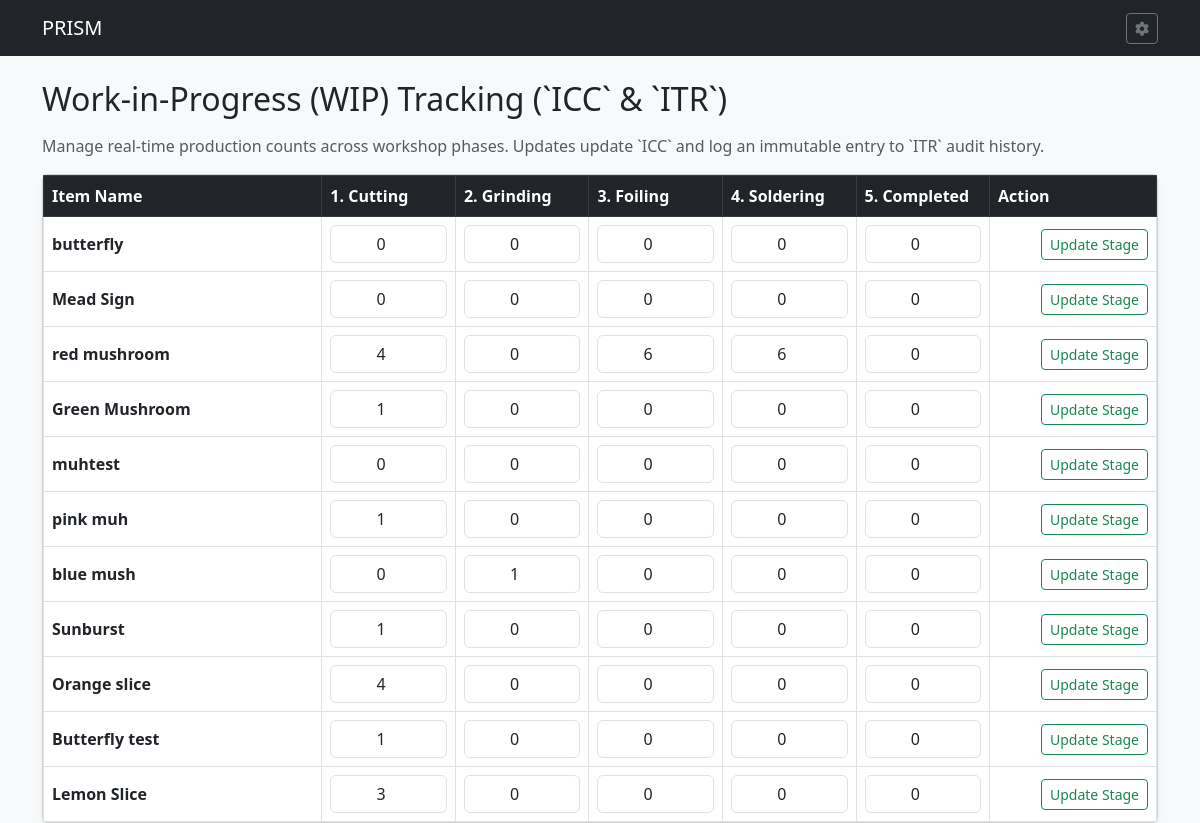
The page /inventory on the database as committed earlier.
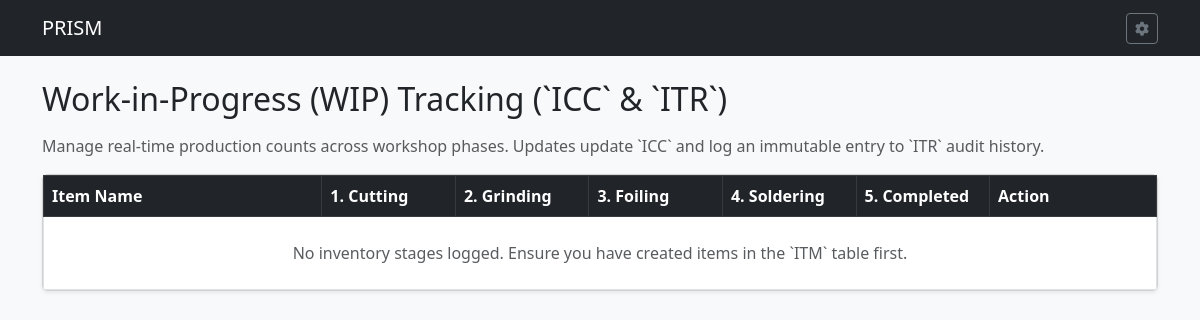
The same page on the database as committed later.
### tables this page shows
CREATE TABLE ICC (

    IPID INTEGER PRIMARY KEY AUTOINCREMENT,	--Item State ID
    ITEMID INTEGER,				--Item ID
    IPCUT INTEGER,				--Item num in Cut State
    IPGRND INTEGER,				--Item num in Grind State
    IPWASH INTEGER,				--Item num in Wash State
    IPFOIL INTEGER,				--Item num in Foil State
    IPSLDR INTEGER,				--Item num in Solder State
    IPPOLISH INTEGER,				--Item num in Polish State
    IPDONE INTEGER,				--Item num in Finished State
    IPTS TEXT,					--Item state time stamp

    FOREIGN KEY (ITEMID) REFERENCES ITM(ITEMID) ON DELETE CASCADE ON UPDATE CASCADE

);

CREATE TABLE ITM (

    ITEMID INTEGER PRIMARY KEY AUTOINCREMENT,	--Item ID
    ITMNAME TEXT,				--Item Name
    ITMIMG TEXT,				--Item Image
    ONEOFF INTEGER,				--One off Item
    VARIAT INTEGER,				--Is Variation Boolean
    ITMGRP TEXT,				--Item Group
    CURRENT INTEGER,				--Currently Being Sold Bool
    ITMPTRN TEXT,				--Item Pattern Image
    ITMSVG TEXT,				--Item SVG
    ITMNOTE TEXT,				--Item Notes
    ITMLEN TEXT,				--Item Length
    ITMWID TEXT,				--Item Width
    IMISLDR INTEGER,				--Item Solder IMI ID
    IMICAME INTEGER,				--Item CAME IMI ID
    IMIFOIL INTEGER,				--Item Foil IMI ID
    IMICHAIN INTEGER,				--Item Chain IMI ID
    IMIRING INTEGER,				--Item Ring IMI ID
    IMIWIRE INTEGER,				--Item Wire IMI ID
    PARENT INTEGER,				--Parent Item ID
    PATINA TEXT,				--Patina Type
    ISACTIVE INTEGER,				--Is Active Item

    FOREIGN KEY (ITMGRP) REFERENCES IGP(ITMGRP) ON DELETE SET NULL ON UPDATE CASCADE,
    FOREIGN KEY (IMISLDR) REFERENCES IMI(IMIID) ON DELETE SET NULL ON UPDATE CASCADE,
    FOREIGN KEY (IMICAME) REFERENCES IMI(IMIID) ON DELETE SET NULL ON UPDATE CASCADE,
    FOREIGN KEY (IMIFOIL) REFERENCES IMI(IMIID) ON DELETE SET NULL ON UPDATE CASCADE,
    FOREIGN KEY (IMICHAIN) REFERENCES IMI(IMIID) ON DELETE SET NULL ON UPDATE CASCADE,
    FOREIGN KEY (IMIRING) REFERENCES IMI(IMIID) ON DELETE SET NULL ON UPDATE CASCADE,
    FOREIGN KEY (IMIWIRE) REFERENCES IMI(IMIID) ON DELETE SET NULL ON UPDATE CASCADE,
    FOREIGN KEY (PATINA) REFERENCES PATINA(PATINA) ON DELETE SET NULL ON UPDATE CASCADE
);

### routes/item_routes.py (the view)
@item_bp.route("/inventory")
def inventory_status():
    db = get_db()
    counts = db.execute("""

        SELECT i.ITMNAME, c.*

        FROM ICC c

        JOIN ITM i ON c.ITEMID = i.ITEMID

    """).fetchall()
    return render_template("inventory_status.html", counts=counts)

### app.py (called while the page is built)
def get_db():
    conn = sqlite3.connect(DATABASE)
    conn.row_factory = sqlite3.Row
    conn.execute("PRAGMA foreign_keys = ON;")
    return conn

### routes/item_routes.py (called while the page is built)
def get_db():
    from __main__ import get_db
    return get_db()

### templates/inventory_status.html
{% extends 'base.html' %}
{% block content %}
<h2 class="mb-3">Work-in-Progress (WIP) Tracking (`ICC` & `ITR`)</h2>
<p class="text-muted">Manage real-time production counts across workshop phases. Updates update `ICC` and log an immutable entry to `ITR` audit history.</p>
<div class="card shadow-sm">
    <div class="card-body p-0">
        <table class="table table-bordered table-hover mb-0 align-middle">
            <thead class="table-dark">
                <tr>
                    <th>Item Name</th>
                    <th text-center style="width: 12%;">1. Cutting</th>
                    <th text-center style="width: 12%;">2. Grinding</th>
                    <th text-center style="width: 12%;">3. Foiling</th>
                    <th text-center style="width: 12%;">4. Soldering</th>
                    <th text-center style="width: 12%;">5. Completed</th>
                    <th text-end style="width: 15%;">Action</th>
                </tr>
            </thead>
            <tbody>
                {% for c in counts %}
                <tr>
                    <form action="{{ url_for('update_inventory', item_id=c.ITEMID) }}" method="POST">
                        <td><strong>{{ c.ITMNAME }}</strong></td>
                        <td><input type="number" min="0" name="IPCUT" class="form-control text-center" value="{{ c.IPCUT }}"></td>
                        <td><input type="number" min="0" name="IPGRND" class="form-control text-center" value="{{ c.IPGRND }}"></td>
                        <td><input type="number" min="0" name="IPFOIL" class="form-control text-center" value="{{ c.IPFOIL }}"></td>
                        <td><input type="number" min="0" name="IPSLDR" class="form-control text-center" value="{{ c.IPSLDR }}"></td>
                        <td><input type="number" min="0" name="IPDONE" class="form-control text-center" value="{{ c.IPDONE }}"></td>
                        <td class="text-end">
                            <button type="submit" class="btn btn-sm btn-outline-success">Update Stage</button>
                        </td>
                    </form>
                </tr>
                {% else %}
                <tr>
                    <td colspan="7" class="text-center py-4 text-muted">No inventory stages logged. Ensure you have created items in the `ITM` table first.</td>
                </tr>
                {% endfor %}
            </tbody>
        </table>
    </div>
</div>
{% endblock %}

Rows that differ between the two databases and show on the page:
removed ICC: ITMNAME "butterfly", IPCUT "0", IPGRND "0", IPFOIL "0", IPSLDR "0", IPDONE "0"
removed ICC: ITMNAME "Mead Sign", IPCUT "0", IPGRND "0", IPFOIL "0", IPSLDR "0", IPDONE "0"
removed ICC: ITMNAME "red mushroom", IPCUT "4", IPGRND "0", IPFOIL "6", IPSLDR "6", IPDONE "0"
removed ICC: ITMNAME "Green Mushroom", IPCUT "1", IPGRND "0", IPFOIL "0", IPSLDR "0", IPDONE "0"
removed ICC: ITMNAME "muhtest", IPCUT "0", IPGRND "0", IPFOIL "0", IPSLDR "0", IPDONE "0"
removed ICC: ITMNAME "pink muh", IPCUT "1", IPGRND "0", IPFOIL "0", IPSLDR "0", IPDONE "0"
removed ICC: ITMNAME "blue mush", IPCUT "0", IPGRND "1", IPFOIL "0", IPSLDR "0", IPDONE "0"
removed ICC: ITMNAME "Sunburst", IPCUT "1", IPGRND "0", IPFOIL "0", IPSLDR "0", IPDONE "0"
removed ICC: ITMNAME "Orange slice", IPCUT "4", IPGRND "0", IPFOIL "0", IPSLDR "0", IPDONE "0"
removed ICC: ITMNAME "Butterfly test", IPCUT "1", IPGRND "0", IPFOIL "0", IPSLDR "0", IPDONE "0"
removed ICC: ITMNAME "Lemon Slice", IPCUT "3", IPGRND "0", IPFOIL "0", IPSLDR "0", IPDONE "0"
Other text that changed with them:
text now shown: "No inventory stages logged. Ensure you have created items in the `ITM` table first."
